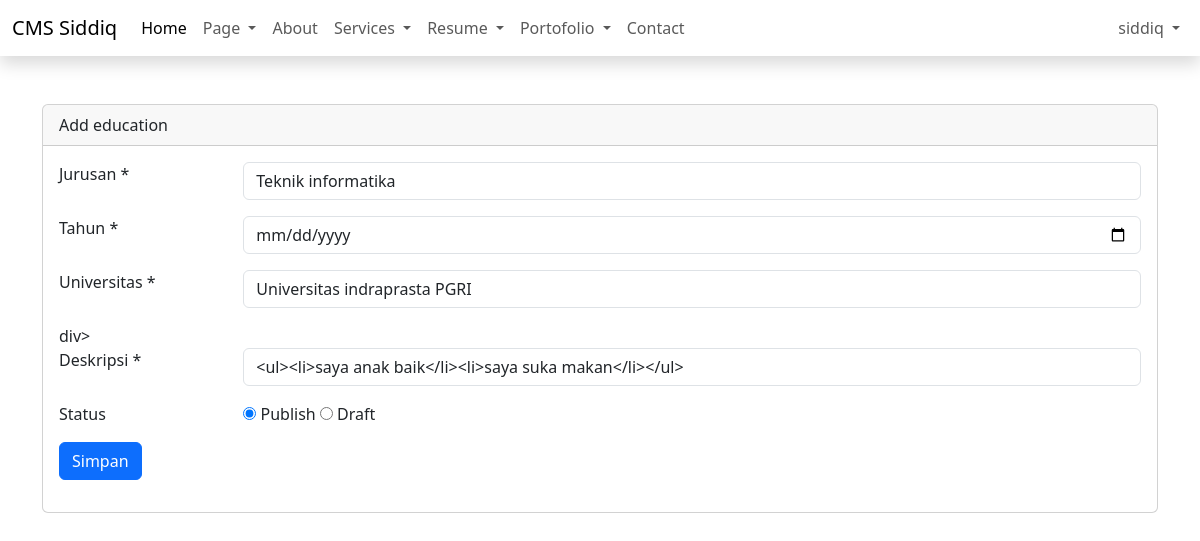
The page /admin/dashboard.php?page=add-education&edit=7 (signed in) on the database its author committed.
### tables this page shows
CREATE TABLE `educations` (
  `id` int(11) NOT NULL,
  `major` varchar(25) NOT NULL,
  `year` year(4) NOT NULL,
  `university` varchar(100) NOT NULL,
  `description` text NOT NULL,
  `status` tinyint(4) NOT NULL DEFAULT 1,
  `created_at` timestamp NOT NULL DEFAULT current_timestamp(),
  `updated_at` timestamp NULL DEFAULT NULL ON UPDATE current_timestamp()
);

### admin/content/add-education.php (the view, shortened to what this page needs)
<?php
include "config/koneksi.php";
$id_user = isset($_GET['edit']) ? $_GET['edit'] : '';
$queryEdit = mysqli_query($config, "SELECT * FROM educations WHERE id='$id_user'");
$rowEdit  = mysqli_fetch_assoc($queryEdit);
?>
<form action="" method="post" enctype="multipart/form-data">
    <div class="mb-3 row">
        <div class="col-sm-2">
            <label for="">Jurusan * </label>
        </div>
        <div class="col-sm-10">
            <input required name="major" type="text"
                class="form-control"
                placeholder="Masukkan jurusan anda"
                value="<?= isset($_GET['edit']) ? $rowEdit['major'] : '' ?>">
        </div>
    </div>
    <div class="mb-3 row">
        <div class="col-sm-2">
            <label for="">Tahun * </label>
        </div>
        <div class="col-sm-10">
            <input required name="year" type="date"
                class="form-control"
                placeholder="Masukkan Tahun lulus anda"
                value="<?= isset($_GET['edit']) ? $rowEdit['year'] : '' ?>">
        </div>
    </div>
<div class="mb-3 row">
        <div class="col-sm-2">
            <label for="">Universitas * </label>
        </div>
        <div class="col-sm-10">
            <input required name="university" type="text"
                class="form-control"
                placeholder="Masukkan jurusan anda"
                value="<?= isset($_GET['edit']) ? $rowEdit['university'] : '' ?>">
        </div>
    </div>div>
    <div class="mb-3 row">
        <div class="col-sm-2">
            <label for="">Deskripsi * </label>
        </div>
        <div class="col-sm-10">
            <input required name="description" type="text"
                class="form-control"
                placeholder="Masukkan Tentang Diri anda:"
                value="<?= isset($_GET['edit']) ? $rowEdit['description'] : '' ?>">
        </div>
    </div>
    <div class="mb-3 row">
        <div class="col-sm-2">
            <label for="">Status </label>
        </div>
        <div class="col-sm-10">
            <input type="radio" name="status" value="1" checked> Publish
            <input type="radio" name="status" value="0"> Draft
        </div>
    </div>
    <div class="mb-3 row">
        <div class="col-sm-12">
            <button name="<?= isset($_GET['edit']) ? 'edit' : 'simpan'; ?>" type="submit"
                class="btn btn-primary">Simpan</button>
        </div>
    </div>
</form>

### rows shown on the page
educations: major "Teknik informatika", university "Universitas indraprasta PGRI", description "<ul><li>saya anak baik</li><li>saya suka makan</li></ul>"

### other values the page prints
$_name "siddiq"
str_replace("-", " ",  ucfirst($_GET['page'])) "Add education"
